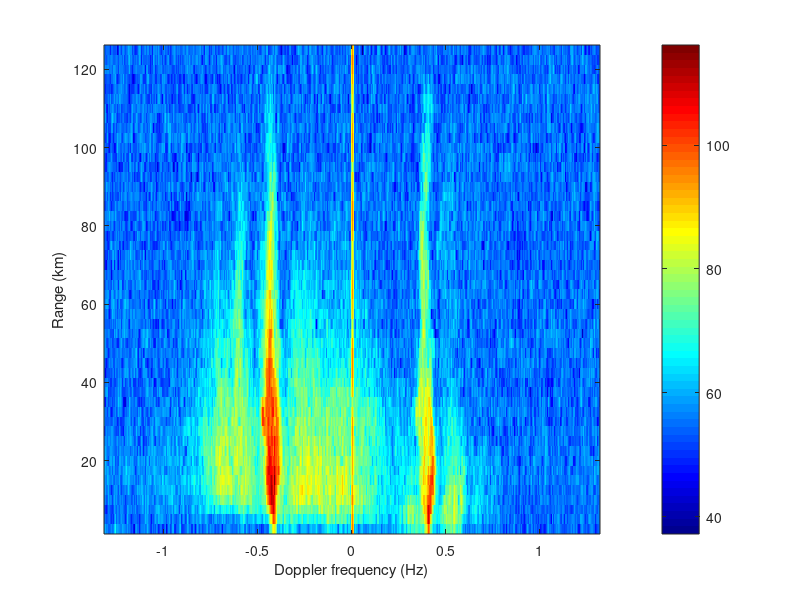

The MATLAB source for this figure: (Note: this script raises an error after producing the figure.)
clear all;
close all;
clc;

MaxCur = 1.5; %m/s;%%%%Use definded parameter--the maximum current velocity
load('TestData.mat');
figure;
imagesc(SpecHead.doppler_freq,SpecHead.rang,20*log10(RangeDopplerSpectrum));axis xy;hold on
xlabel('Doppler frequency (Hz)');ylabel('Range (km)')
colorbar;colormap(jet);
set(gcf,'color','w');

[F1] = FirstOrderPeaksDefinition_BasedOnSecondPeaks(RangeDopplerSpectrum,SpecHead,MaxCur);

plot(SpecHead.doppler_freq(F1.PosiL(3:end)),SpecHead.rang(3:40),'k','linewidth',1)
plot(SpecHead.doppler_freq(F1.PosiR(3:end)),SpecHead.rang(3:40),'k','linewidth',1)
plot(SpecHead.doppler_freq(F1.NegaL(3:end)),SpecHead.rang(3:40),'k','linewidth',1)
plot(SpecHead.doppler_freq(F1.NegaR(3:end)),SpecHead.rang(3:40),'k','linewidth',1)


